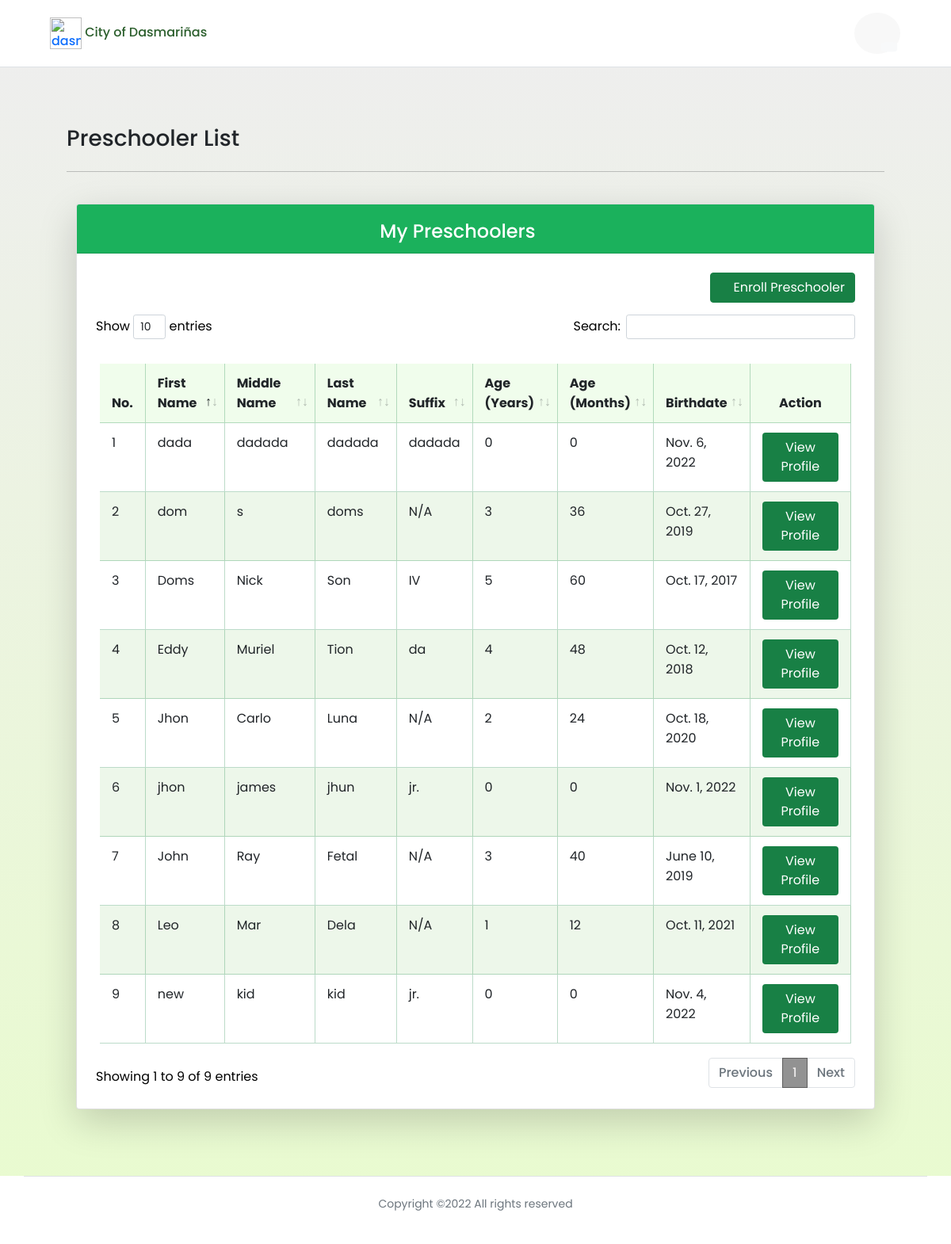
The app's page /home (signed in), older data.
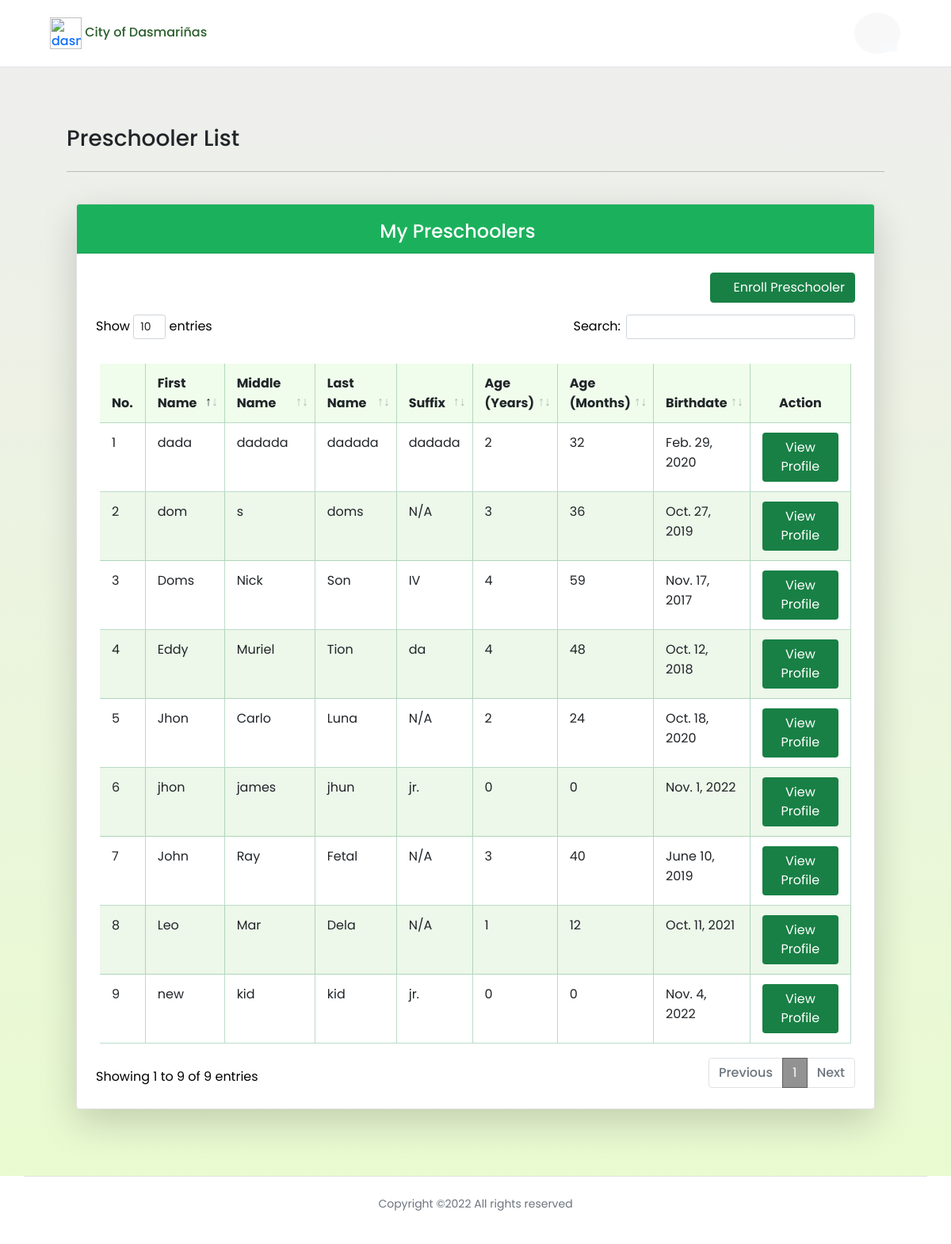
The same page, newer data.
### profilingApp/models.py (models this page shows, shortened)
class Preschooler(Model):
    GENDER = [('Male', 'Male'),
              ('Female', 'Female'),]
    parent = models.ForeignKey(Parent, on_delete=CASCADE)
    first_name = models.CharField(max_length=100)
    last_name = models.CharField(max_length=100)
    middle_name = models.CharField(max_length=100)
    suffix_name = models.CharField(max_length=100, null=True, blank=True)
    birthday = models.DateField(null=True, blank=True)
    height = models.FloatField(null=True, validators=[MinValueValidator(45.0), MaxValueValidator(120.0)])
    weight = models.FloatField(null=True, validators=[MinValueValidator(1.0), MaxValueValidator(28.0)])
    gender = models.CharField(max_length=100, choices=GENDER, null=True)
    date_measured = models.DateField(null=True, blank=True)
    health_problem = models.CharField(max_length=500, null=True)
    history= HistoricalRecords()
    def age_years(self):
        today = date.today()
        one_or_zero = ((today.month, today.day) < (self.birthday.month, self.birthday.day))
        year_difference = today.year - self.birthday.year
        return int(year_difference - one_or_zero)
    def age_months(self):
        today = date.today()
        date_diff = today - self.birthday
        in_days = date_diff.days
        return int((in_days) / (365 / 12))

### profilingApp/views.py (the view, shortened to what this page needs)
# urls.py: path('home', views.parent_home, name='parent_home'),
@login_required(login_url='login_registration')
def parent_home(request):
    parent_user = Parent.objects.get(user_id=request.user.id)
    preschooler = Preschooler.objects.filter(parent=parent_user)
    context = {'preschoolers': preschooler}
    return render(request, 'activities/Parent Home.html', context)

### profilingApp/templates/activities/Parent Home.html (shortened to what the changed rows need)
{% load static %}
<html lang="en">
<head>
    <link rel="stylesheet" href="{% static '/CSS/DataTables/datatables.min.css' %}">
    <link rel="stylesheet" href="{% static '/CSS/styles.css' %}">
    <link rel="stylesheet" href="{% static '/CSS/font-awesome/css/all.min.css' %}">
    <link rel="stylesheet" href="{% static '/CSS/css/bootstrap.min.css' %}">
</head>
<body>
    <div id="grid" class="container-fluid" style="padding:7%; margin-top:50px;">
    <div class="container text-black">
            <div class="row">
                <div class="col">
                    <div class="card shadow-lg bg-white rounded h-100">
                        <div class="card-body p-4">
                        <div class="table-responsive">
                            <table class="table table-hover table-cell-border" id="preschoolers_table">
                                <thead>
                                    <tr>
                                        <th scope="col">No.</th>
                                        <th scope="col">First Name</th>
                                        <th scope="col">Middle Name</th>
                                        <th scope="col">Last Name</th>
                                        <th scope="col">Suffix</th>
                                        <th scope="col">Age (Years)</th>
                                        <th scope="col">Age (Months)</th>
                                        <th scope="col">Birthdate</th>
                                        <th scope="col" class="nosort text-center">Action</th>
                                    </tr>
                                </thead>
                                <tbody>
                                    {% for preschooler in preschoolers %}
                                    <tr>
                                        <td></td>
                                        <td>{{ preschooler.first_name }}</td>
                                        <td>{{ preschooler.middle_name }}</td>
                                        <td>{{ preschooler.last_name }}</td>
                                        {% if preschooler.suffix_name is None %}
                                            <td>N/A</td>
                                        {% elif preschooler.suffix_name == '' %}
                                            <td>N/A</td>
                                        {% else %}
                                            <td>{{ preschooler.suffix_name }}</td>
                                        {% endif %}
                                        <td>{{ preschooler.age_years }}</td>
                                        <td>{{ preschooler.age_months }}</td>
                                        <td>{{ preschooler.birthday }}</td>
                                        <td style="text-align: center;">
                                            <div>
                                                <a href="{% url 'parent_preschooler' preschooler.id %}"><button type="button" style="background-color: #188045; color: white;" class="btn">View Profile</button></a>
                                            </div>
                                        </td>
                                    </tr>
                                    {% endfor %}
                                </tbody>
                            </table>
                        </div>
                    </div>
                    </div>
                </div>
            </div>
        </div>
    </div>
</body>

Row changes from the older to the newer data that the page shows:
changed Preschooler "Doms": age_years "5" → "4"; age_months "60" → "59"; birthday "Oct. 17, 2017" → "Nov. 17, 2017"
changed Preschooler "dada": age_years "0" → "2"; age_months "0" → "32"; birthday "Nov. 6, 2022" → "Feb. 29, 2020"
